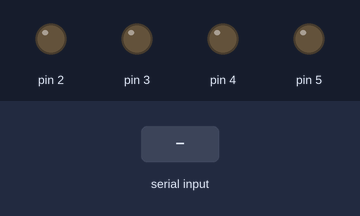
The sketch below on a simulated Arduino Uno, built with avr-gcc and run on an emulated ATmega328P. On the bench: output pins drawn as LEDs (lit = HIGH). The inputs (shaded band) are chosen by the test bench.

Above: at 1.2 s.
1.3 s: "SET_ON_d2" received over Serial
At 2.5 s:
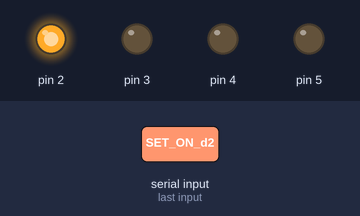
3.1 s: "SET_ON_d3" received over Serial
At 3.8 s:
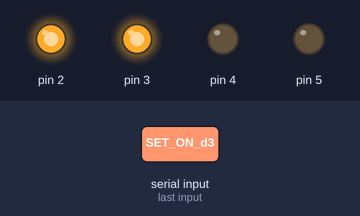
4.7 s: "SET_OFF_d2" received over Serial
At 5.1 s:
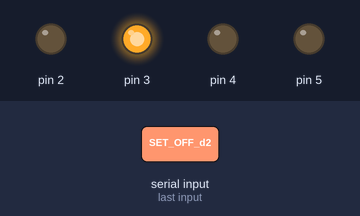
6.3 s: "SET_ON_d4" received over Serial
At 7.6 s:
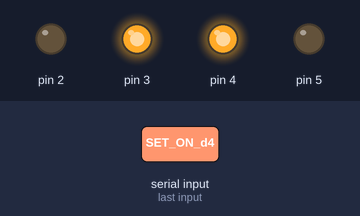
7.9 s: "SET_OFF_d3" received over Serial
At 8.9 s:
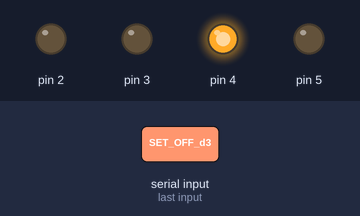
9.5 s: "SET_ON_d5" received over Serial
At 10.2 s:
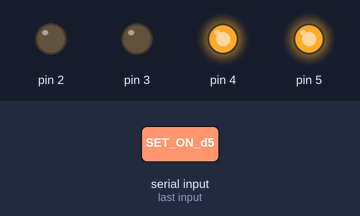
Timing chart, 0 to 12.1 s (numbered marks = the images above; inputs shaded):
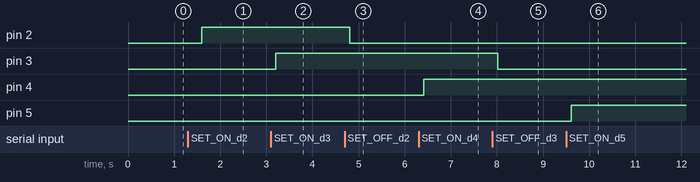

Measured:
- after the input at 1.3 s, pin 2: LOW → HIGH after 0.30 s
- after the input at 3.1 s, pin 3: LOW → HIGH after 0.11 s
- after the input at 4.7 s, pin 2: HIGH → LOW after 0.11 s
- after the input at 6.3 s, pin 4: LOW → HIGH after 0.11 s
- after the input at 7.9 s, pin 3: HIGH → LOW after 0.11 s
- after the input at 9.5 s, pin 5: LOW → HIGH after 0.12 s

The sketch:

PinsControls.ino
```cpp
//https://www.instructables.com/Simplest-Arduino-GUI-in-C/
//C# Arduino GUI to Control the LED


//D:\pc_07_1tb_ssd\programming\Arduino\arduino_projektai_002\socket_w5100_client_001
//D:\pc_07_1tb_ssd\programming\c_cpp_csharp\vs2015projects\SendCommandsToArduino
//D:\pc_07_1tb_ssd\programming\c_cpp_csharp\vs2015projects\SendCommandsToArduino\SendCommandsToArduino


//CMD SET ON d5
//CMD SET OFF d5

//CMD SET ON d6
//CMD SET OFF d6

//CMD SET ON d7
//CMD SET OFF d7


//CMD_SET_ON_d5
//CMD_SET_OFF_d5

//CMD_SET_ON_d6
//CMD_SET_OFF_d6

//CMD_SET_ON_d7
//CMD_SET_OFF_d7


String _cmd = "";

void setup() {
  // put your setup code here, to run once:

  pinMode(2, OUTPUT);

  pinMode(3, OUTPUT);

  pinMode(4, OUTPUT);

  pinMode(5, OUTPUT);

  Serial.begin(9600);
}

void loop()
{
  while (Serial.available() > 0)
  {
    _cmd = _cmd + (char)Serial.read();
  }

  if (_cmd.indexOf("SET_ON_d2") >= 0)
  {
    digitalWrite(2, HIGH);
  }

  if (_cmd.indexOf("SET_OFF_d2") >= 0)
  {
    digitalWrite(2, LOW);
  }

    if (_cmd.indexOf("SET_ON_d3") >= 0)
  {
    digitalWrite(3, HIGH);
  }

  if (_cmd.indexOf("SET_OFF_d3") >= 0)
  {
    digitalWrite(3, LOW);
  }


  if (_cmd.indexOf("SET_ON_d4") >= 0)
  {
    digitalWrite(4, HIGH);
  }

  if (_cmd.indexOf("SET_OFF_d4") >= 0)
  {
    digitalWrite(4, LOW);
  }


  if (_cmd.indexOf("SET_ON_d5") >= 0)
  {
    digitalWrite(5, HIGH);
  }

  if (_cmd.indexOf("SET_OFF_d5") >= 0)
  {
    digitalWrite(5, LOW);
  }

  /*
    char receiveVal;

    if (Serial.available() > 0)
    {
      receiveVal = Serial.read();

      if (receiveVal == '1')
        digitalWrite(2, HIGH);
      if (receiveVal == '2')
        digitalWrite(2, LOW);

      if (receiveVal == '3')
        digitalWrite(3, HIGH);
      if (receiveVal == '4')
        digitalWrite(3, LOW);

      if (receiveVal == '5')
        digitalWrite(4, HIGH);
      if (receiveVal == '6')
        digitalWrite(4, LOW);

      if (receiveVal == '7')
        digitalWrite(5, HIGH);
      if (receiveVal == '8')
        digitalWrite(5, LOW);
    }

  */

 _cmd = "";

  delay(400);


}
```
